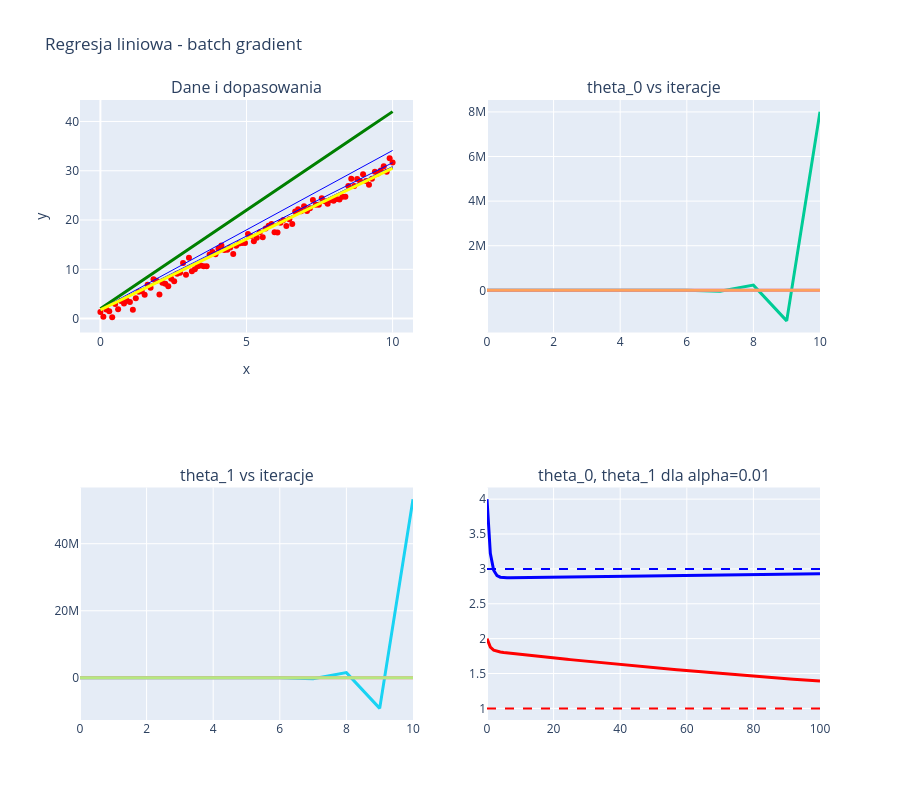

Notebook source saved alongside this figure:
### Markdown cell above
**Proszę** narysować następujące rysunki:
* dane oraz krzywe regressji dla 10 iteracji na jednym rysunku
* wartości parametrów $\theta_{0}$ i $\theta_{1}$ w funkcji numeru iteracji dla $\alpha$ = 0.1, 0.05 oraz 0.01 oraz 10 iteracji
* wartości parametrów $\theta_{0}$ i $\theta_{1}$ w funkcji numeru iteracji dla $\alpha$ = 0.01 dla 100 iteracji

W każdym przypadku jako wartości początkowe proszę przyjąć ($\theta_{0}$, $\theta_{1}$) + 1

### Code cell
import numpy as np
import plotly.graph_objects as go
from plotly.subplots import make_subplots

#BEGIN_SOLUTION
theta_est = iterative_batch_gradient(df["x"], df["y_noise"], theta+1, 0.01, 10)

x = df["x"]
x_aug = np.column_stack((np.ones(x.shape[0]), x))

y_fit = theta_est.dot(x_aug.T).T

theta_alpha_01 = iterative_batch_gradient(df["x"], df["y_noise"], theta+1, alpha=0.1, nIter=10)
theta_alpha_005 = iterative_batch_gradient(df["x"], df["y_noise"], theta+1, alpha=0.05, nIter=10)
theta_alpha_001 = iterative_batch_gradient(df["x"], df["y_noise"], theta+1, alpha=0.01, nIter=10)
theta_alpha = iterative_batch_gradient(df["x"], df["y_noise"], theta+1, alpha=0.01, nIter=100)

# --- subploty 2x2 ---
fig = make_subplots(rows=2, cols=2, subplot_titles=[
    "Dane i dopasowania", 
    "theta_0 vs iteracje",
    "theta_1 vs iteracje",
    "theta_0, theta_1 dla alpha=0.01"
])

# --- subplot (1,1) dane i linie dopasowane ---
fig.add_trace(go.Scatter(x=df["x"], y=df["y_noise"], mode="markers",
                         name="data", marker=dict(color="red")), row=1, col=1)

fig.add_trace(go.Scatter(x=df["x"], y=y_fit[:,0], mode="lines",
                         line=dict(color="green", width=3), name="initial params"), row=1, col=1)

for i in range(1, y_fit.shape[1]-1):
    fig.add_trace(go.Scatter(x=df["x"], y=y_fit[:,i], mode="lines",
                             line=dict(color="blue", width=1), showlegend=False), row=1, col=1)

fig.add_trace(go.Scatter(x=df["x"], y=y_fit[:,-1], mode="lines",
                         line=dict(color="yellow", width=3), name="final params"), row=1, col=1)

# --- subplot (1,2) theta_0 ---
fig.add_trace(go.Scatter(y=theta_alpha_01[:,0], mode="lines", line=dict(width=3), name="alpha=0.1"), row=1, col=2)
fig.add_trace(go.Scatter(y=theta_alpha_005[:,0], mode="lines", line=dict(width=3), name="alpha=0.05"), row=1, col=2)
fig.add_trace(go.Scatter(y=theta_alpha_001[:,0], mode="lines", line=dict(width=3), name="alpha=0.01"), row=1, col=2)

# --- subplot (2,1) theta_1 ---
fig.add_trace(go.Scatter(y=theta_alpha_01[:,1], mode="lines", line=dict(width=3), name="alpha=0.1"), row=2, col=1)
fig.add_trace(go.Scatter(y=theta_alpha_005[:,1], mode="lines", line=dict(width=3), name="alpha=0.05"), row=2, col=1)
fig.add_trace(go.Scatter(y=theta_alpha_001[:,1], mode="lines", line=dict(width=3), name="alpha=0.01"), row=2, col=1)

# --- subplot (2,2) theta_0 i theta_1 dla alpha=0.01 ---
fig.add_trace(go.Scatter(y=theta_alpha[:,0], mode="lines", line=dict(color="red", width=3),
                         name="theta_0, alpha=0.01"), row=2, col=2)
fig.add_trace(go.Scatter(y=theta_alpha[:,1], mode="lines", line=dict(color="blue", width=3),
                         name="theta_1, alpha=0.01"), row=2, col=2)

fig.add_trace(go.Scatter(y=[theta[0]]*len(theta_alpha), mode="lines",
                         line=dict(color="red", dash="dash", width=2), showlegend=False), row=2, col=2)
fig.add_trace(go.Scatter(y=[theta[1]]*len(theta_alpha), mode="lines",
                         line=dict(color="blue", dash="dash", width=2), showlegend=False), row=2, col=2)

# --- layout ---
fig.update_layout(
    height=800, width=900, 
    title_text="Regresja liniowa - batch gradient",
    showlegend=False,
    xaxis_title="x",
    yaxis_title="y"
)

fig.show()
#END_SOLUTION

# --- wypisywanie wyników ---
print("Finalna wartość parametrów dla alpha=0.1, nIter = 10:\t", theta_alpha_01[-1])
print("Finalna wartość parametrów dla alpha=0.05, nIter = 10:\t", theta_alpha_005[-1])
print("Finalna wartość parametrów dla alpha=0.01, nIter = 10:\t", theta_alpha_001[-1])
print("Finalna wartość parametrów dla alpha=0.01, nIter = 100:\t", theta_alpha[-1])
print("Oryginalna wartość parametrów:\t\t\t", theta)
